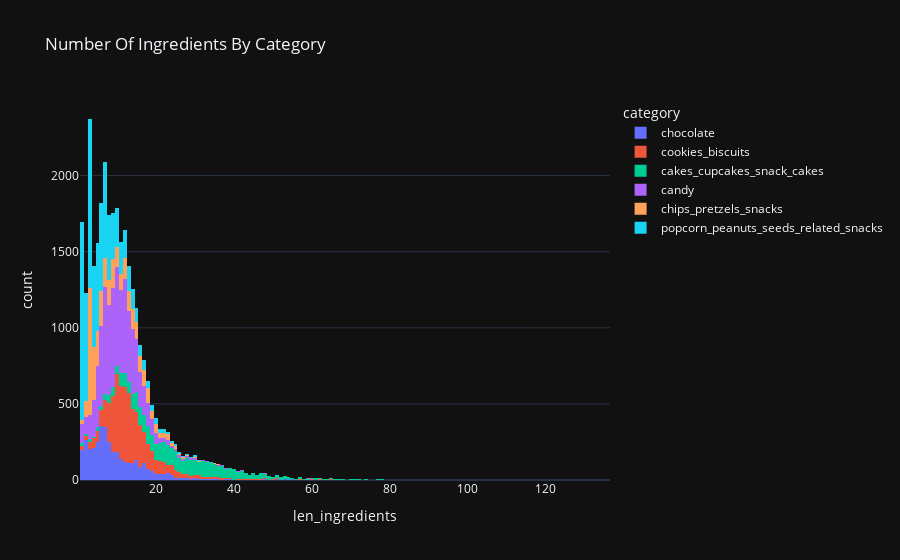

The notebook cell this image was saved under:
### Markdown cell above
**Now let's explore the ingredients for each category:**

### Code cell
food_train['ingredients_list']=food_train['ingredients'].apply(lambda x :re.split(r',\s*(?![^()]*\))',str(x)))
food_train['len_ingredients']=food_train['ingredients_list'].str.len()
fig=px.histogram(food_train,x='len_ingredients',color='category',title="Number Of Ingredients By Category")
fig.show()

### Figure 1 — Plotly figure (JSON) as saved in the notebook; plotly's stock layout.template omitted (floating-point values rounded to 4 significant figures; data arrays with more than 128 entries replaced by an {"elided": "..."} marker saying what was removed)
{"data": [{"alignmentgroup": "True", "bingroup": "x", "hovertemplate": "category=chocolate<br>len_ingredients=%{x}<br>count=%{y}<extra></extra>", "legendgroup": "chocolate", "marker": {"color": "#636efa", "pattern": {"shape": ""}}, "name": "chocolate", "offsetgroup": "chocolate", "orientation": "v", "showlegend": true, "x": {"elided": "3772 int values"}, "xaxis": "x", "yaxis": "y", "type": "histogram"}, {"alignmentgroup": "True", "bingroup": "x", "hovertemplate": "category=cookies_biscuits<br>len_ingredients=%{x}<br>count=%{y}<extra></extra>", "legendgroup": "cookies_biscuits", "marker": {"color": "#EF553B", "pattern": {"shape": ""}}, "name": "cookies_biscuits", "offsetgroup": "cookies_biscuits", "orientation": "v", "showlegend": true, "x": {"elided": "5284 int values"}, "xaxis": "x", "yaxis": "y", "type": "histogram"}, {"alignmentgroup": "True", "bingroup": "x", "hovertemplate": "category=cakes_cupcakes_snack_cakes<br>len_ingredients=%{x}<br>count=%{y}<extra></extra>", "legendgroup": "cakes_cupcakes_snack_cakes", "marker": {"color": "#00cc96", "pattern": {"shape": ""}}, "name": "cakes_cupcakes_snack_cakes", "offsetgroup": "cakes_cupcakes_snack_cakes", "orientation": "v", "showlegend": true, "x": {"elided": "3786 int values"}, "xaxis": "x", "yaxis": "y", "type": "histogram"}, {"alignmentgroup": "True", "bingroup": "x", "hovertemplate": "category=candy<br>len_ingredients=%{x}<br>count=%{y}<extra></extra>", "legendgroup": "candy", "marker": {"color": "#ab63fa", "pattern": {"shape": ""}}, "name": "candy", "offsetgroup": "candy", "orientation": "v", "showlegend": true, "x": {"elided": "7584 int values"}, "xaxis": "x", "yaxis": "y", "type": "histogram"}, {"alignmentgroup": "True", "bingroup": "x", "hovertemplate": "category=chips_pretzels_snacks<br>len_ingredients=%{x}<br>count=%{y}<extra></extra>", "legendgroup": "chips_pretzels_snacks", "marker": {"color": "#FFA15A", "pattern": {"shape": ""}}, "name": "chips_pretzels_snacks", "offsetgroup": "chips_pretzels_snacks", "orientation": "v", "showlegend": true, "x": {"elided": "3680 int values"}, "xaxis": "x", "yaxis": "y", "type": "histogram"}, {"alignmentgroup": "True", "bingroup": "x", "hovertemplate": "category=popcorn_peanuts_seeds_related_snacks<br>len_ingredients=%{x}<br>count=%{y}<extra></extra>", "legendgroup": "popcorn_peanuts_seeds_related_snacks", "marker": {"color": "#19d3f3", "pattern": {"shape": ""}}, "name": "popcorn_peanuts_seeds_related_snacks", "offsetgroup": "popcorn_peanuts_seeds_related_snacks", "orientation": "v", "showlegend": true, "x": {"elided": "7645 int values"}, "xaxis": "x", "yaxis": "y", "type": "histogram"}], "layout": {"xaxis": {"anchor": "y", "domain": [0.0, 1.0], "title": {"text": "len_ingredients"}}, "yaxis": {"anchor": "x", "domain": [0.0, 1.0], "title": {"text": "count"}}, "legend": {"title": {"text": "category"}, "tracegroupgap": 0}, "title": {"text": "Number Of Ingredients By Category"}, "barmode": "relative"}}
